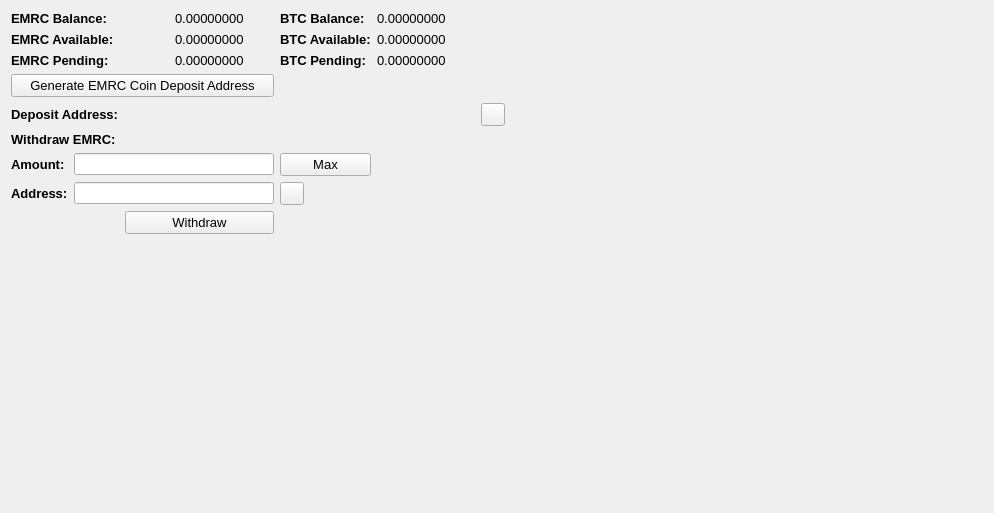
     <widget class="QWidget" name="BalanceTab">
      <attribute name="title">
       <string>Balance</string>
      </attribute>
      <layout class="QGridLayout" name="gridLayout_2">
       <item row="0" column="0" colspan="2">
        <widget class="QLabel" name="label_11">
         <property name="font">
          <font>
           <pointsize>10</pointsize>
           <weight>75</weight>
           <bold>true</bold>
          </font>
         </property>
         <property name="text">
          <string>EMRC Balance:</string>
         </property>
        </widget>
       </item>
       <item row="0" column="3">
        <widget class="QLabel" name="EMRCBalanceLabel">
         <property name="font">
          <font>
           <pointsize>10</pointsize>
          </font>
         </property>
         <property name="text">
          <string>0.00000000</string>
         </property>
         <property name="textInteractionFlags">
          <set>Qt::LinksAccessibleByMouse|Qt::TextSelectableByMouse</set>
         </property>
        </widget>
       </item>
       <item row="0" column="4">
        <widget class="QLabel" name="label_12">
         <property name="font">
          <font>
           <pointsize>10</pointsize>
           <weight>75</weight>
           <bold>true</bold>
          </font>
         </property>
         <property name="text">
          <string>BTC Balance:</string>
         </property>
        </widget>
       </item>
       <item row="0" column="5">
        <widget class="QLabel" name="BitcoinBalanceLabel">
         <property name="font">
          <font>
           <pointsize>10</pointsize>
          </font>
         </property>
         <property name="text">
          <string>0.00000000</string>
         </property>
         <property name="textInteractionFlags">
          <set>Qt::LinksAccessibleByMouse|Qt::TextSelectableByMouse</set>
         </property>
        </widget>
       </item>
       <item row="0" column="7" rowspan="10">
        <spacer name="horizontalSpacer_4">
         <property name="orientation">
          <enum>Qt::Horizontal</enum>
         </property>
         <property name="sizeHint" stdset="0">
          <size>
           <width>478</width>
           <height>488</height>
          </size>
         </property>
        </spacer>
       </item>
       <item row="1" column="0" colspan="2">
        <widget class="QLabel" name="label_13">
         <property name="font">
          <font>
           <pointsize>10</pointsize>
           <weight>75</weight>
           <bold>true</bold>
          </font>
         </property>
         <property name="text">
          <string>EMRC Available:</string>
         </property>
        </widget>
       </item>
       <item row="1" column="3">
        <widget class="QLabel" name="EMRCAvailableLabel_2">
         <property name="font">
          <font>
           <pointsize>10</pointsize>
          </font>
         </property>
         <property name="text">
          <string>0.00000000</string>
         </property>
         <property name="textInteractionFlags">
          <set>Qt::LinksAccessibleByMouse|Qt::TextSelectableByMouse</set>
         </property>
        </widget>
       </item>
       <item row="1" column="4">
        <widget class="QLabel" name="label_15">
         <property name="font">
          <font>
           <pointsize>10</pointsize>
           <weight>75</weight>
           <bold>true</bold>
          </font>
         </property>
         <property name="text">
          <string>BTC Available:</string>
         </property>
        </widget>
       </item>
       <item row="1" column="5">
        <widget class="QLabel" name="BitcoinAvailableLabel">
         <property name="font">
          <font>
           <pointsize>10</pointsize>
          </font>
         </property>
         <property name="text">
          <string>0.00000000</string>
         </property>
         <property name="textInteractionFlags">
          <set>Qt::LinksAccessibleByMouse|Qt::TextSelectableByMouse</set>
         </property>
        </widget>
       </item>
       <item row="2" column="0" colspan="2">
        <widget class="QLabel" name="label_14">
         <property name="font">
          <font>
           <pointsize>10</pointsize>
           <weight>75</weight>
           <bold>true</bold>
          </font>
         </property>
         <property name="text">
          <string>EMRC Pending:</string>
         </property>
        </widget>
       </item>
       <item row="2" column="3">
        <widget class="QLabel" name="EMRCPendingLabel">
         <property name="font">
          <font>
           <pointsize>10</pointsize>
          </font>
         </property>
         <property name="text">
          <string>0.00000000</string>
         </property>
         <property name="textInteractionFlags">
          <set>Qt::LinksAccessibleByMouse|Qt::TextSelectableByMouse</set>
         </property>
        </widget>
       </item>
       <item row="2" column="4">
        <widget class="QLabel" name="label_31">
         <property name="font">
          <font>
           <pointsize>10</pointsize>
           <weight>75</weight>
           <bold>true</bold>
          </font>
         </property>
         <property name="text">
          <string>BTC Pending:</string>
         </property>
        </widget>
       </item>
       <item row="2" column="5">
        <widget class="QLabel" name="BitcoinPendingLabel">
         <property name="font">
          <font>
           <pointsize>10</pointsize>
          </font>
         </property>
         <property name="text">
          <string>0.00000000</string>
         </property>
         <property name="textInteractionFlags">
          <set>Qt::LinksAccessibleByMouse|Qt::TextSelectableByMouse</set>
         </property>
        </widget>
       </item>
       <item row="3" column="0" colspan="4">
        <widget class="QPushButton" name="GenDepositBTN">
         <property name="font">
          <font>
           <pointsize>10</pointsize>
          </font>
         </property>
         <property name="text">
          <string>Generate EMRC Coin Deposit Address</string>
         </property>
        </widget>
       </item>
       <item row="4" column="0" colspan="3">
        <widget class="QLabel" name="label_33">
         <property name="font">
          <font>
           <pointsize>10</pointsize>
           <weight>75</weight>
           <bold>true</bold>
          </font>
         </property>
         <property name="text">
          <string>Deposit Address:</string>
         </property>
        </widget>
       </item>
       <item row="4" column="3" colspan="3">
        <widget class="QLabel" name="DepositAddressLabel">
         <property name="minimumSize">
          <size>
           <width>300</width>
           <height>0</height>
          </size>
         </property>
         <property name="palette">
          <palette>
           <active>
            <colorrole role="WindowText">
             <brush brushstyle="SolidPattern">
              <color alpha="255">
               <red>0</red>
               <green>0</green>
               <blue>0</blue>
              </color>
             </brush>
            </colorrole>
            <colorrole role="Text">
             <brush brushstyle="SolidPattern">
              <color alpha="255">
               <red>0</red>
               <green>0</green>
               <blue>255</blue>
              </color>
             </brush>
            </colorrole>
           </active>
           <inactive>
            <colorrole role="WindowText">
             <brush brushstyle="SolidPattern">
              <color alpha="255">
               <red>0</red>
               <green>0</green>
               <blue>0</blue>
              </color>
             </brush>
            </colorrole>
            <colorrole role="Text">
             <brush brushstyle="SolidPattern">
              <color alpha="255">
               <red>0</red>
               <green>0</green>
               <blue>255</blue>
              </color>
             </brush>
            </colorrole>
           </inactive>
           <disabled>
            <colorrole role="WindowText">
             <brush brushstyle="SolidPattern">
              <color alpha="255">
               <red>120</red>
               <green>120</green>
               <blue>120</blue>
              </color>
             </brush>
            </colorrole>
            <colorrole role="Text">
             <brush brushstyle="SolidPattern">
              <color alpha="255">
               <red>120</red>
               <green>120</green>
               <blue>120</blue>
              </color>
             </brush>
            </colorrole>
           </disabled>
          </palette>
         </property>
         <property name="font">
          <font>
           <pointsize>10</pointsize>
           <weight>75</weight>
           <bold>true</bold>
          </font>
         </property>
         <property name="text">
          <string/>
         </property>
         <property name="alignment">
          <set>Qt::AlignRight|Qt::AlignTrailing|Qt::AlignVCenter</set>
         </property>
         <property name="textInteractionFlags">
          <set>Qt::LinksAccessibleByMouse|Qt::TextSelectableByKeyboard|Qt::TextSelectableByMouse</set>
         </property>
        </widget>
       </item>
       <item row="4" column="6">
        <widget class="QToolButton" name="DepositCopyButton">
         <property name="toolTip">
          <string>Copy to clipboard</string>
         </property>
         <property name="text">
          <string/>
         </property>
         <property name="icon">
          <iconset>
           <normaloff>:/icons/editcopy</normaloff>:/icons/editcopy</iconset>
         </property>
         <property name="shortcut">
          <string>Alt+P</string>
         </property>
        </widget>
       </item>
       <item row="5" column="0" colspan="2">
        <widget class="QLabel" name="label_34">
         <property name="font">
          <font>
           <pointsize>10</pointsize>
           <weight>75</weight>
           <bold>true</bold>
          </font>
         </property>
         <property name="text">
          <string>Withdraw EMRC:</string>
         </property>
        </widget>
       </item>
       <item row="6" column="0">
        <widget class="QLabel" name="label_26">
         <property name="font">
          <font>
           <pointsize>10</pointsize>
           <weight>75</weight>
           <bold>true</bold>
          </font>
         </property>
         <property name="text">
          <string>Amount:</string>
         </property>
        </widget>
       </item>
       <item row="6" column="1" colspan="3">
        <widget class="QLineEdit" name="WithdrawUnitsInput">
         <property name="font">
          <font>
           <pointsize>9</pointsize>
           <weight>75</weight>
           <bold>true</bold>
          </font>
         </property>
         <property name="text">
          <string/>
         </property>
        </widget>
       </item>
       <item row="6" column="4">
        <widget class="QPushButton" name="Withdraw_Max_Amount">
         <property name="font">
          <font>
           <pointsize>10</pointsize>
          </font>
         </property>
         <property name="text">
          <string>Max</string>
         </property>
        </widget>
       </item>
       <item row="7" column="0">
        <widget class="QLabel" name="label_10">
         <property name="font">
          <font>
           <pointsize>10</pointsize>
           <weight>75</weight>
           <bold>true</bold>
          </font>
         </property>
         <property name="text">
          <string>Address:</string>
         </property>
        </widget>
       </item>
       <item row="7" column="1" colspan="3">
        <widget class="QLineEdit" name="WithdrawAddress">
         <property name="font">
          <font>
           <pointsize>9</pointsize>
           <weight>75</weight>
           <bold>true</bold>
          </font>
         </property>
        </widget>
       </item>
       <item row="7" column="4">
        <widget class="QToolButton" name="WithdrawPasteButton">
         <property name="toolTip">
          <string>Paste from clipboard</string>
         </property>
         <property name="text">
          <string/>
         </property>
         <property name="icon">
          <iconset>
           <normaloff>:/icons/editpaste</normaloff>:/icons/editpaste</iconset>
         </property>
         <property name="shortcut">
          <string>Alt+P</string>
         </property>
        </widget>
       </item>
       <item row="8" column="2" colspan="2">
        <widget class="QPushButton" name="WithdrawUnitsBtn">
         <property name="font">
          <font>
           <pointsize>10</pointsize>
          </font>
         </property>
         <property name="text">
          <string>Withdraw</string>
         </property>
        </widget>
       </item>
       <item row="9" column="0" colspan="6">
        <spacer name="verticalSpacer">
         <property name="orientation">
          <enum>Qt::Vertical</enum>
         </property>
         <property name="sizeHint" stdset="0">
          <size>
           <width>428</width>
           <height>262</height>
          </size>
         </property>
        </spacer>
       </item>
      </layout>
      <zorder>label_31</zorder>
      <zorder>label_15</zorder>
      <zorder>label_12</zorder>
      <zorder>label_14</zorder>
      <zorder>label_13</zorder>
      <zorder>label_11</zorder>
      <zorder>BitcoinBalanceLabel</zorder>
      <zorder>EMRCBalanceLabel</zorder>
      <zorder>EMRCAvailableLabel_2</zorder>
      <zorder>EMRCPendingLabel</zorder>
      <zorder>BitcoinAvailableLabel</zorder>
      <zorder>BitcoinPendingLabel</zorder>
      <zorder>label_33</zorder>
      <zorder>GenDepositBTN</zorder>
      <zorder>DepositAddressLabel</zorder>
      <zorder>Withdraw_Max_Amount</zorder>
      <zorder>label_34</zorder>
      <zorder>WithdrawUnitsInput</zorder>
      <zorder>label_10</zorder>
      <zorder>label_26</zorder>
      <zorder>WithdrawAddress</zorder>
      <zorder>WithdrawUnitsBtn</zorder>
      <zorder>horizontalSpacer_4</zorder>
      <zorder>verticalSpacer</zorder>
      <zorder>WithdrawPasteButton</zorder>
      <zorder>DepositCopyButton</zorder>
     </widget>
